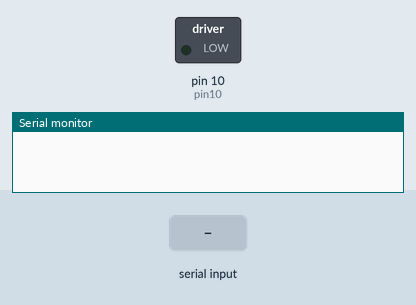
Simulated run of this sketch. Board: Arduino Uno, built with avr-gcc and run on an emulated ATmega328P. On the bench: switched loads named in the sketch (green lamp = pin HIGH), the last lines printed to the serial monitor. The test bench sets the inputs (shaded band).

Above: at 1.2 s.
1.3 s: "90,45\n" received over Serial
At 2.5 s:
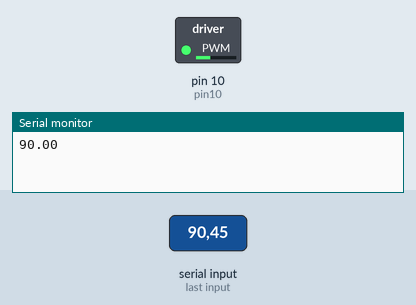
2.8 s: "30,150\n" received over Serial
At 3.7 s:
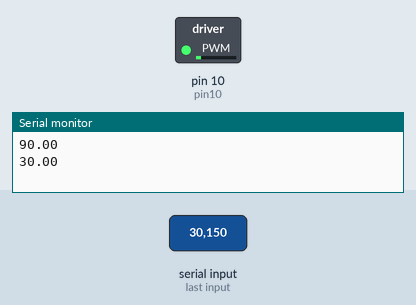
4.3 s: "200\n" received over Serial
At 4.8 s:
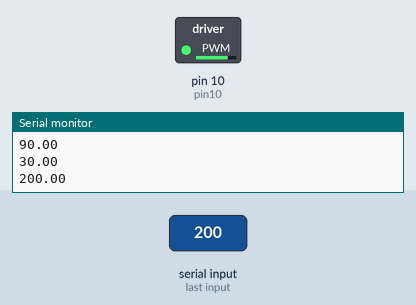
5.8 s: "90\n" received over Serial
At 7.1 s:
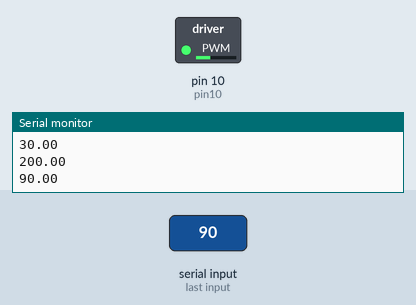
Timing chart, 0 to 8.3 s (numbered marks = the images above; inputs shaded):
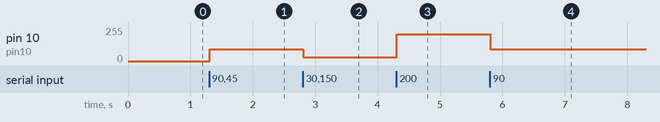

The sketch:

Arduino-Code.ino
```cpp
float pin10=10;
float cv = 20.0;
String valor = "";
float pwm1; // Variable del PWM 1
void setup() {
  pinMode(pin10, OUTPUT);
  Serial.begin(9600); // Inicializar la comunicación serial a 9600 baudios
}

void loop() {
  if (Serial.available() > 0) {
    char receivedChar = Serial.read(); // Lee un carácter desde el puerto serie
    if (receivedChar != '\n') { // Ignora el carácter de nueva línea
      valor += receivedChar; // Agrega el carácter a la cadena
    } else { // Cuando se recibe una nueva línea, se considera que se ha completado la cadena
      cv = valor.toFloat(); // Convierte la cadena a un valor flotante
      analogWrite(pin10, cv);
      Serial.println(cv); // Imprime el valor del motor
      valor = ""; // Reinicia la cadena para la próxima lectura
    }
  }

}
```

Measured:
- after the input at 1.3 s, pin 10 (pin10): 0/255 → 90/255 at once
- after the input at 2.8 s, pin 10 (pin10): 90/255 → 30/255 at once
- after the input at 4.3 s, pin 10 (pin10): 30/255 → 200/255 at once
- after the input at 5.8 s, pin 10 (pin10): 200/255 → 90/255 at once
